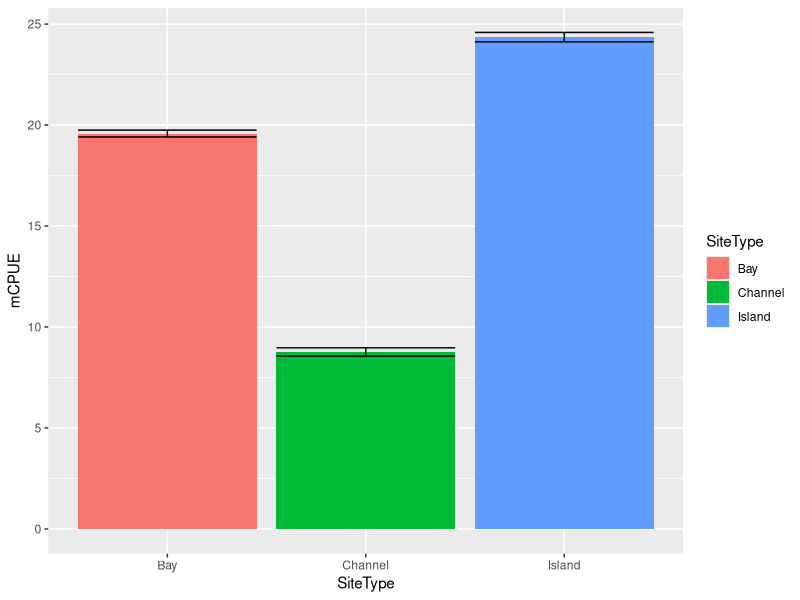
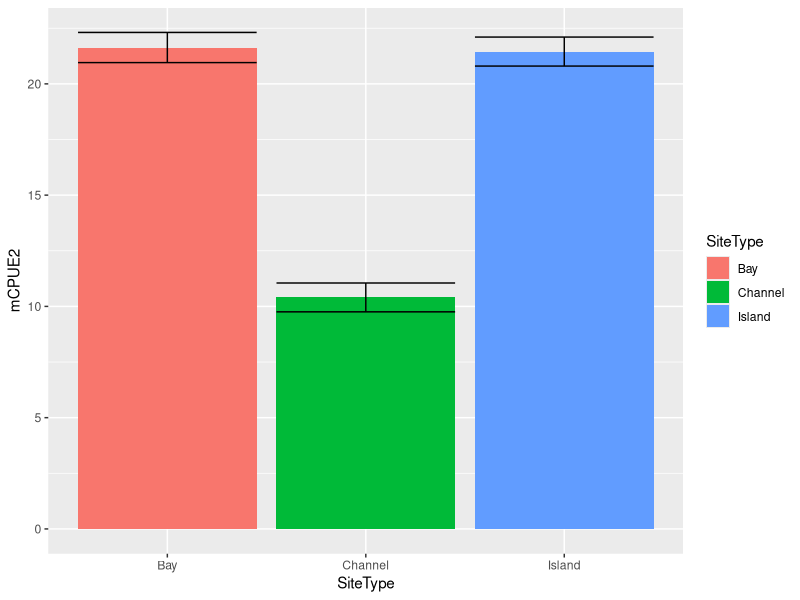
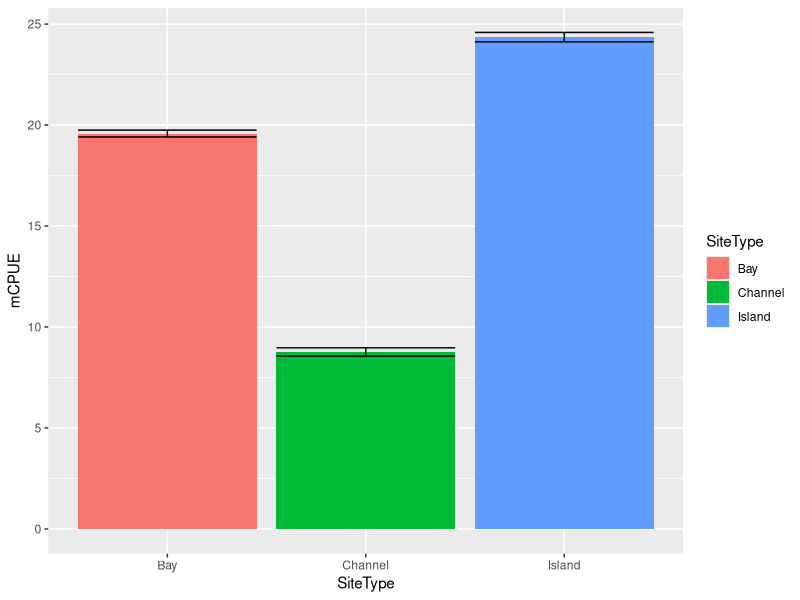
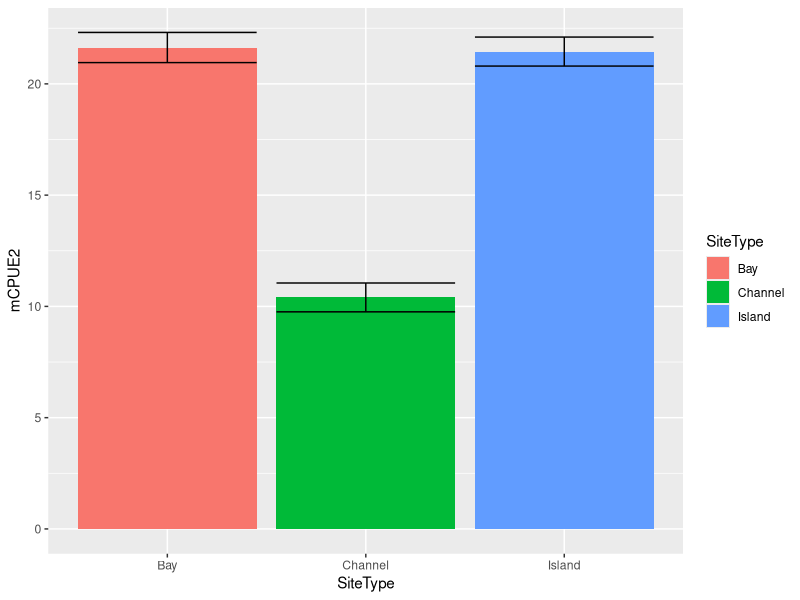

Write the R code that produced these figures, in order.
#Sampling Design Example Code
#Rosemary Hartman 4/8/2021

#load libraries for data manipulation
library(readxl)
library(tidyverse)


#load data collected using three sites for analysis
threesites = read_excel("Hartman sample design 16APR2021/testdata.xlsx", sheet = "Threesites")

#take a quick look at the data
View(threesites)

#summarize the data and calculate mean, Standard Deviation, and Standard Error)
sum1 = summarise(group_by(threesites, SiteType), 
                 mCPUE = mean(CPUE), sdCPUE = sd(CPUE), seCPUE = sdCPUE/length(CPUE))

#quick plot
p1 = ggplot(sum1, aes(x= SiteType, y = mCPUE, fill = SiteType)) + #define your data set, x and y variables
  geom_bar(stat = "identity") + #it's a bar plot that is plotting the actual values
  geom_errorbar(aes(ymin = mCPUE-seCPUE, ymax = mCPUE +seCPUE)) #add error bars
p1
#note the teeny tiny error bars

#quick ANOVA
a1 = aov(CPUE~ SiteType, data = threesites)
summary(a1)

#pairwise comparisons using a Tukey post-hoc
TukeyHSD(a1)

#now let's do it with site as the experimental unit
twelveesites = read_excel("testdata.xlsx", sheet = "twelevesites")

View(twelveesites)

#Summarise it.  
sum2 = summarise(group_by(twelveesites, SiteType), 
                 mCPUE = mean(CPUE), sdCPUE = sd(CPUE), seCPUE = sdCPUE/length(CPUE))
sum2

#But wait! Standard error (Standard deviation divided by number of replicates)
#should be calculated using the number of true replicates, not the total number of observations.
#Let's first calculate the mean for the site, then get the mean and SD by site type.

#first teh mean by site
sum3 = summarize(group_by(twelveesites, Site, SiteType), 
                 mCPUE = mean(CPUE))

#now the mean by site type, with the standard error by site
sum4 = summarise(group_by(sum3, SiteType), mCPUE2 = mean(mCPUE), sdCPUE = sd(mCPUE),
                 seCPUE = sdCPUE/length(mCPUE))

#plot it again
p2 = ggplot(sum4, aes(x= SiteType, y = mCPUE2, fill = SiteType)) + geom_bar(stat = "identity") +
  geom_errorbar(aes(ymin = mCPUE2-seCPUE, ymax = mCPUE2 +seCPUE))
p2

#compare the two plots
p1
p2

#Now let's do an ANOVA
a2 = aov(CPUE~ SiteType, data = twelveesites)
summary(a2)
TukeyHSD(a2)

#But what about those repeated measures?
# Using "Error = site" designates the fact that the site is our experimental unit. 
a3 = aov(CPUE ~ SiteType + Error(Site), data = twelveesites)
summary(a3)
#note the difference in degrees of freedom between the two models (a2 versus a3)


#The original data set can't be used to tell the difference between site type, but
#it can be used to detect differences between sites!

a4 = aov(CPUE ~ Site, data = threesites)
summary(a4)

#Note that this assumes the four samples per month were randomly selected.
#if they were fixed, you should include the random effect of subsite. But that's a 
#story for another day. 